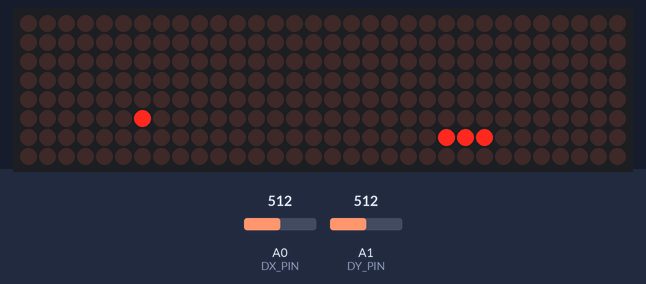
Bench run of a sketch on a simulated Arduino Uno, built with avr-gcc and run on an emulated ATmega328P. Shown: 32×8 LED matrix. Inputs (shaded band) come from the test bench; at power-on: A0 (DX_PIN) = 512, A1 (DY_PIN) = 512. Random numbers use the default seed unless the sketch sets one.

Above: at 1.2 s.
1.3 s: A0 (DX_PIN) set to 554
3.3 s: A0 (DX_PIN) set to 581
At 3.47 s:
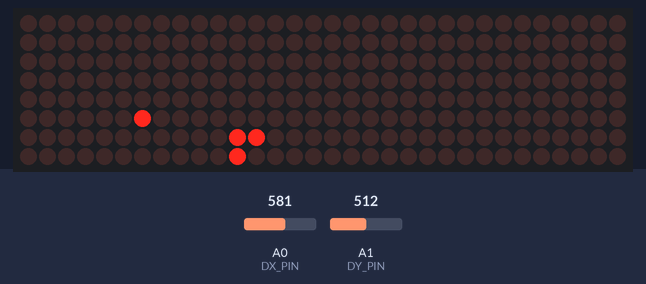
5.4 s: A1 (DY_PIN) set to 566
6.9 s: A1 (DY_PIN) set to 590
At 7.02 s:
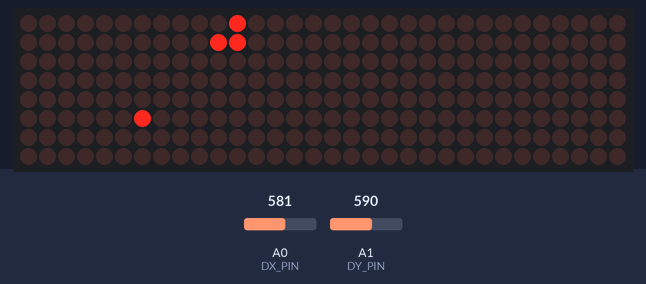
8.9 s: A1 (DY_PIN) set to 511
At 9.06 s:
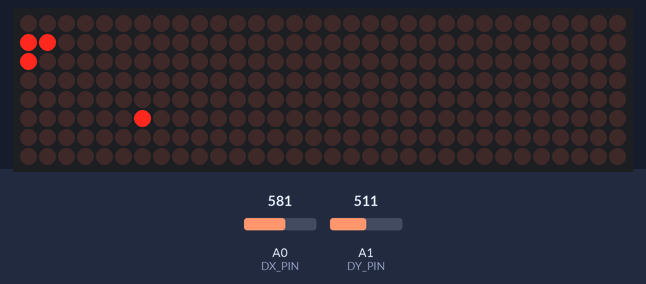
11.0 s: A1 (DY_PIN) set to 454
12.5 s: A1 (DY_PIN) set to 435
At 12.61 s:
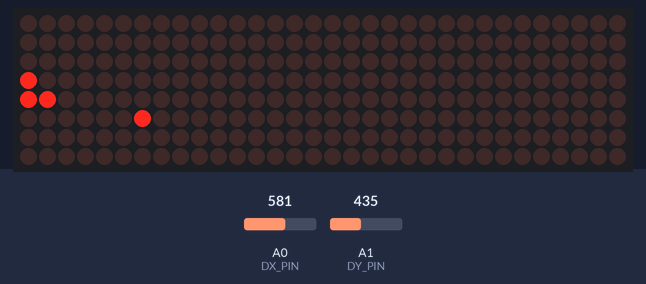

Measured:
- the behaviour switches between 563 and 564 on A0 (DX_PIN) (found by bisection; images 0 and 1)
- the behaviour switches between 581 and 582 on A1 (DY_PIN) (found by bisection; images 1 and 2)
- the behaviour switches between 444 and 443 on A1 (DY_PIN) (found by bisection; images 3 and 4)

The sketch:

max7219_snake.ino
```cpp
#include "display.h"
#include "snake.h"
#include "input.h"

void setup() {
  Serial.begin(9600);

  initDisplay();
  initInput();

  initSnake();
}

void loop() {
  updateSnake();
}
```

display.cpp
```cpp
#include "display.h"
#include <LedControl.h>

LedControl lc = LedControl(10, 12, 11, N_DISPLAYS);
uint8_t displayLines[N_DISPLAYS * 8];
uint8_t updatedLines[N_DISPLAYS];

void initDisplay() {
  for (uint8_t i = 0; i < N_DISPLAYS; i++) {
    // put your setup code here, to run once:
    lc.shutdown(i,false);// turn off power saving, enables display
    lc.setIntensity(i,5);// sets brightness (0~15 possible values)
    lc.clearDisplay(i);// clear screen
  }
}

void updateDisplay() {
  for (uint8_t line = 0; line < N_DISPLAYS * 8; line++) {
    if (updatedLines[line / 8] & (1 << (line % 8))) {
      lc.setRow(line / 8, 7 - line % 8, displayLines[line]);
      updatedLines[line / 8] &= ~(1 << (line % 8));
    }
  }
}

void setPixel(uint8_t x, uint8_t y, bool on) {
  if (x < N_DISPLAYS * 8 && y < 8) {
    if (on) {
      displayLines[y + (x / 8) * 8] |= 1 << (x % 8);
    } else {
      displayLines[y + (x / 8) * 8] &= ~(1 << (x % 8));
    }
    updatedLines[x / 8] |= 1 << y;
  }
}
```

display.h
```cpp
#ifndef DISPLAY_H
#define DISPLAY_H

#include <Arduino.h>

const uint8_t N_DISPLAYS = 4;

void initDisplay();
void updateDisplay();
void setPixel(uint8_t x, uint8_t y, bool on);

#endif /* DISPLAY_H */
```

input.cpp
```cpp
#include "input.h"
#include <Arduino.h>

// This implements inputs from an analog joystick.

const uint16_t DX_PIN = A0;
const uint16_t DY_PIN = A1;
const uint16_t DP_PIN = 7;

void initInput() {
  pinMode(DP_PIN, INPUT);
  digitalWrite(DP_PIN, HIGH);
}

DPad getDPadState() {
  float dx = (float)analogRead(DX_PIN) / 512.0f - 1.0f;
  float dy = (float)analogRead(DY_PIN) / 512.0f - 1.0f;
  float direction = atan2(dx, dy);
  DPad state = DPAD_NONE;
  if (dx < -0.1f || dx > 0.1f || dy < -0.1f || dy > 0.1f) {
    state = (DPad)((int16_t)((direction + 1.25 * PI) / (0.5f * PI) + 2.0f) % 4 + 1);
  }
  return state;
}

bool getButtonPressed() {
  return !digitalRead(DP_PIN);
}
```

input.h
```cpp
#ifndef INPUT_H
#define INPUT_H

enum DPad {
  DPAD_NONE = 0,
  DPAD_RIGHT = 1,
  DPAD_UP = 2,
  DPAD_LEFT = 3,
  DPAD_DOWN = 4
};

void initInput();
DPad getDPadState();
bool getButtonPressed();

#endif /* INPUT_H */
```

snake.cpp
```cpp
#include "snake.h"
#include "display.h"
#include "input.h"

const uint16_t MAX_SNAKE_LENGTH = 512;
uint8_t snakeX[MAX_SNAKE_LENGTH];
uint8_t snakeY[MAX_SNAKE_LENGTH];
uint8_t snakeLength = 2;
uint8_t appleX;
uint8_t appleY;
DPad lastInput = DPAD_RIGHT;

void initSnake() {
  snakeX[0] = 2;
  snakeY[0] = 1;
  snakeX[1] = 1;
  snakeY[1] = 1;
  appleX = random(N_DISPLAYS * 8);
  appleY = random(8);
  setPixel(appleX, appleY, true);
}

void updateSnake() {
  DPad input = getDPadState();
  if (input != DPAD_NONE && ((input + 2) % 4) != lastInput) {
    lastInput = input;
  }
  uint8_t newSnakeX = snakeX[0];
  uint8_t newSnakeY = snakeY[0];
  newSnakeX += (lastInput == DPAD_LEFT) ? -1 : 0;
  newSnakeX += (lastInput == DPAD_RIGHT) ? 1 : 0;
  newSnakeY += (lastInput == DPAD_UP) ? -1 : 0;
  newSnakeY += (lastInput == DPAD_DOWN) ? 1 : 0;
  newSnakeX %= N_DISPLAYS * 8;
  newSnakeY %= 8;
  if (newSnakeX == appleX && newSnakeY == appleY) {
    snakeLength++;
    setPixel(appleX, appleY, false);
    appleX = random(N_DISPLAYS * 8);
    appleY = random(8);
    setPixel(appleX, appleY, true);
  } else {
    setPixel(snakeX[snakeLength - 1], snakeY[snakeLength - 1], false);
  }
  for (uint8_t i = snakeLength; i > 0; i--) {
    if (newSnakeX == snakeX[i] && newSnakeY == snakeY[i]) {
      // game lost
      delay(2000);
      // reset the system
      asm volatile ("jmp 0");
    }
    snakeX[i] = snakeX[i - 1];
    snakeY[i] = snakeY[i - 1];
  }
  snakeX[0] = newSnakeX;
  snakeY[0] = newSnakeY;
  setPixel(snakeX[0], snakeY[0], true);
  updateDisplay();

  uint8_t delayLength = 200 - snakeLength * 5;
  if (delayLength < 40) delayLength = 40;
  delay(delayLength);
}
```

snake.h
```cpp
#ifndef SNAKE_H
#define SNAKE_H

void initSnake();
void updateSnake();

#endif /* SNAKE_H */
```
